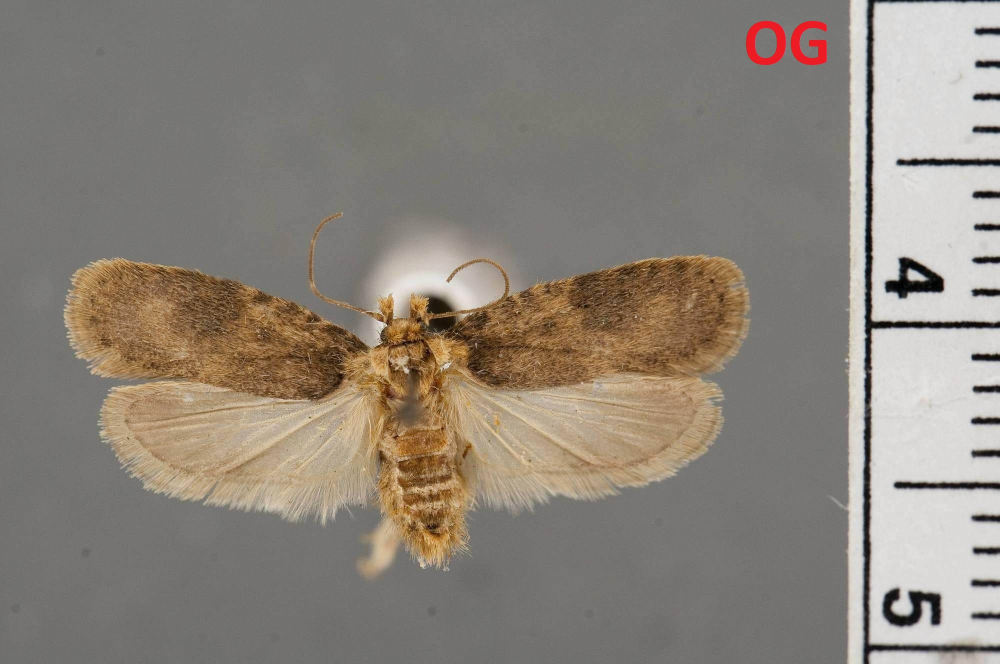
#> input picture tests/smithsonian_butterflies_10/jpgs_duplicates/3fee89f9b-ba5c-4f2e-8532-6e390e2cf0c9.jpg, 1999 x 1328 px, found by its file name (shown at 1/2 size)
$ jupyter execute --allow-errors 03_images.ipynb   (shell and % lines are left out)
#> lines starting #> are read from the running program, lines starting #| are printed output that depends on the picture
[cell 1]
# |default_exp images

[cell 2]
# | hide

[cell 3]
# |export

import copy
import csv
import json
import os
from collections.abc import Generator
from dataclasses import dataclass, field
from glob import glob
from pathlib import Path

import numpy as np
import polars as pl
from PIL import Image
from tqdm.auto import tqdm

from clip_plot.utils import FILE_NAME, timestamp

# Process images

[cell 4]
# | export

def load_image(image_path:str, format:str="RGB")->Image.Image:
    '''load an image and convert to desired format'''
    return Image.open(image_path).convert(format)

## Resize functions

[cell 5]
# | hide

testimage = Path("../tests/smithsonian_butterflies_10/jpgs/3fee89f9b-ba5c-4f2e-8532-6e390e2cf0c9.jpg")
# testimage = Path("../datasets/internet-seismic/SLIM_figure-1d.jpg")
# testimage = Path("../datasets/internet-seismic/SLIM_wMult.jpg")

im = Image.open(testimage)
#> im is the input picture: PIL image 1999x1328 RGB; mean R, G, B 139.1, 131.2, 121.9

[cell 6]
# | export

def resize_to_max_side(img: Image.Image, maxlen:int=128):
    '''
    resize to a maximum side length
    '''
    w, h = img.size
    if w > h:
        # preserve ratio but ensure height is >=1 pixel
        size =  (maxlen, max(1, int(maxlen * h / w)))
    else:
        # preserve ratio but ensure width is >=1 pixel
        size =  (max(1, int(maxlen * w / h)), maxlen)
    return img.resize(size, reducing_gap=2.0)

[cell 7]
# | export

def resize_to_height(img: Image.Image, height:int=128):
    '''
    resize to an exact height
    '''
#> called with height = 64
    w, h = img.size
#> w = 1999; h = 1328
    if (w / h * height) < 1:
            resizedwidth = 1
    else:
        resizedwidth = int(w / h * height)
#> resizedwidth = 96
    size= (resizedwidth, height)
#> size = (96, 64)
    return img.resize(size, reducing_gap=2.0)
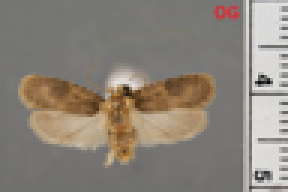
#> returned value: PIL image 96x64 RGB (shown 3 times larger); mean R, G, B 139.1, 131.2, 121.9
#| (96, 64)

### `autocontrast_preserve_lightness`

Sometimes, a thumbnail looks muddy and can benefit from boosting the contrast

[cell 8]
# | export

def autocontrast(img: Image.Image) -> Image.Image:
    '''autocontrast lifted from keras library --
    added lightness normalization'''
    x = np.asarray(img, dtype=float)
    mean_before = x.mean()
#> mean_before = 130.7
    ## autocontrast from Keras
    x = x - np.min(x)
    x_max = np.max(x)
#> x_max = 221
    if x_max != 0:
        x /= x_max
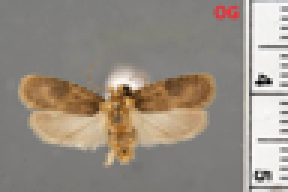
#> x: shape (64, 96, 3) float64 (shown 3 times larger); mean R, G, B 0.593, 0.558, 0.515
    x *= 255
    ## return to average lightness of input image
    mean_shift = x.mean() - mean_before
#> mean_shift = 10.88
    x = np.clip(x - mean_shift, 0, 255)
    return Image.fromarray(x.astype("uint8"))

[cell 9]
# | hide
print(resize_to_height(im, 64).size)
autocontrast(resize_to_height(im, 64))

[cell 10]
# | hide
print(resize_to_max_side(im, 64).size)
#> in resize_to_max_side, `return img.resize(size, reducing_gap=2.0)`:
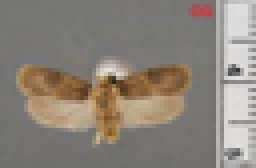
#> returned value: PIL image 64x42 RGB (shown 4 times larger); mean R, G, B 139.1, 131.2, 121.9
#| (64, 42)
autocontrast(resize_to_max_side(im, 64))
#> in autocontrast (call 2), `x = x - np.min(x)`:
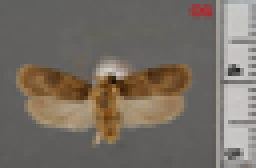
#> x: shape (42, 64, 3) float64 (shown 4 times larger); mean R, G, B 118.1, 110.2, 100.9
#> in autocontrast (call 2), `x_max = np.max(x)`: x_max = 206
#> in autocontrast (call 2), `x /= x_max`:
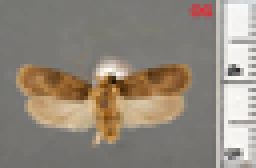
#> x: shape (42, 64, 3) float64 (shown 4 times larger); mean R, G, B 0.573, 0.535, 0.49
#> in autocontrast (call 2), `mean_shift = x.mean() - mean_before`: mean_shift = 5.1

## Atlases

[cell 11]
# | export

# [13 lines left out: function get_image_paths, not called in this run]

## Align metadata

Really this should all just use a dataframe

[cell 12]
# | export

def load_metadata(metadata_paths: list[Path]) -> pl.DataFrame:
    """load metadata from disk into a single dataframe"""
    suffixes = {p.suffix.lower() for p in metadata_paths}
    if len(suffixes) > 1:
        exs = [p for p in metadata_paths if p.suffix.lower() == suffixes.pop()]
        exs += [p for p in metadata_paths if p.suffix.lower() == suffixes.pop()]
        raise ValueError(f"Found more than one format for metadata:\n{exs}")
    if suffixes == {".csv"}:
        return pl.concat((pl.read_csv(loc) for loc in metadata_paths),
                         how="diagonal_relaxed")
    elif suffixes == {".json"}:
        return pl.concat((pl.read_json(loc) for loc in metadata_paths),
                         how="diagonal_relaxed")
    elif suffixes == {".parquet"}:
        return pl.concat((pl.read_parquet(loc) for loc in metadata_paths),
                         how="diagonal_relaxed")
    else:
        raise ValueError(f"Metadata paths must be one of .parquet, .csv, or .json. First example: {metadata_paths[0]}")

[cell 13]
# | hide
glob_example = "../tests/smithsonian_butterflies_10/meta_data/*.csv"
mpaths = list(Path().glob(glob_example))
#> (the rest of this cell did not finish here and is left out)

[cell 14]
# | export

# [5 lines left out: function normalize_metadata_cols, not called in this run]

[cell 15]
# | export

# [21 lines left out: function get_metadata_list, not called in this run]

[cell 16]
# | export

@dataclass
class ValidImage:
    path: Path
    _original: Image.Image | None = None
    _unique_name: str | None = None
    metadata: dict = field(default_factory=dict)

    # [42 lines left out: functions original, unique_name, valid, not called in this run]

## Image Factory

Our goal is to provide an extensible backbone for clip-plot by implementing an agnostic image engine.
Images and their metadata might need to be processed from different sources.
In addition the fallowing issues must be handled by the image engine:
  - Matching metadata with their images
  - Handling non-unique image names

[cell 17]
# | export

@dataclass
class ImageFactory:
    """
    Access images,
    including compiling metadata.

    Factory is responsible for:
        - Compiling image files and their metadata
        - Filtering and validating images
        - Naming image output names
        - Providing property values

    Image factory needs to be able to provide an Image instance
        - The image instance needs to be have its metadata (if applicable)
    """
    image_paths: list[Path]
    data_dir: Path
    metadata_paths: list[Path] | None = None
    count: int = 0  # Total number of images
    meta_headers: list[str] = field(default_factory=list) # Headers in metadata
    metadata: list[dict] = field(default_factory=list) # list of metadata
    filenames: list[str] = field(default_factory=list)

    thumbnail_size: int = 128
    atlas_cell_size: int = 128
    atlas_size: int = 4096
    seed: int | None = None
    max_images: int | None = None

    def __post_init__(self):
        self.filter_images()

    def __iter__(self):
        yield from self.stream_images(self.image_paths, self.metadata)

    # [128 lines left out: functions __getitem__, filter_images, stream_images, not called in this run]

[cell 18]
# | export

# [17 lines left out: function write_thumbnails, not called in this run]

[cell 19]
# | export

# [18 lines left out: function copy_originals, not called in this run]

[cell 20]
# | export

def new_atlas(atlas_size: int) -> Image.Image:
    return Image.new(mode="RGB", size=(atlas_size,atlas_size))

[cell 21]
# | export

# [44 lines left out: function create_atlases, not called in this run]

[cell 22]
# | export

# [19 lines left out: function write_viewer_images, not called in this run]

[cell 23]
# |hide
import nbdev

nbdev.nbdev_export()
#> (this line was passed over: nbdev is not available in this run)
